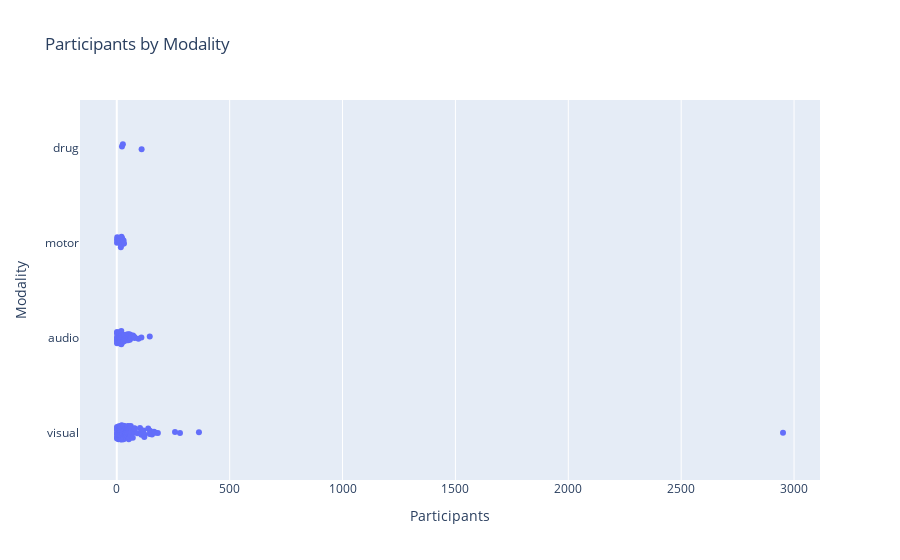
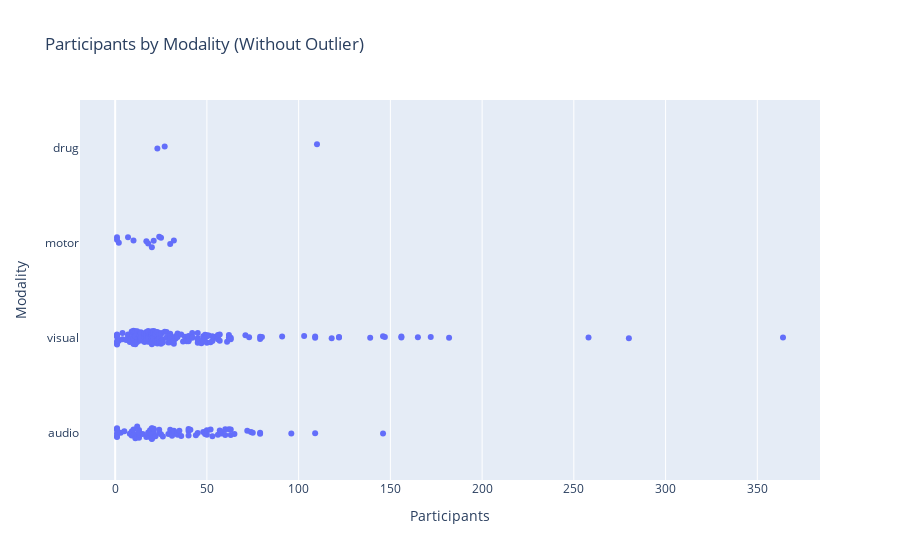

Notebook code cell kept with these figures, in order:
### Markdown cell above
### Figure 8

Figure 8: Publish date x # subjects x modality of experiment (visual, audio, etc)
Like figure 7 in other paper

### Code cell
df_fig8 = df[['Published date',
              'Participants',
              'Modality of experiment']]

modalities_fig8 = ['visual', 
                   'audio',
                   'motor',
                   'drug',
                   ]

# Initialize the dictionary with empty dataframes
dfs_by_modalities_fig8 = {modality: pd.DataFrame(columns=df_fig8.columns) for modality in modalities_fig8}

# Populate the dataframes
for index, row in df_fig8.iterrows():
    for modality in modalities_fig8:
        if modality in str(row['Modality of experiment']).lower():
            dfs_by_modalities_fig8[modality].loc[len(dfs_by_modalities_fig8[modality])] = row

# Combine all dataframes in dfs_by_modalities_fig8 into a single dataframe
combined_df = pd.concat(dfs_by_modalities_fig8.values(), keys=dfs_by_modalities_fig8.keys()).reset_index(level=0).rename(columns={'level_0': 'Modality'})

# Convert Participants to numeric for sorting
combined_df['Participants'] = pd.to_numeric(combined_df['Participants'], errors='coerce')

# Create the strip plot with sorted x-axis
fig_strip = px.strip(combined_df.sort_values(by='Participants'), x='Participants', y='Modality', title='Participants by Modality', stripmode='overlay')

# Show the plot
fig_strip.show()

# Filter out the outlier
filtered_combined_df = combined_df[combined_df['Participants'] != 2951]

# Create the second strip plot without the outlier
fig_strip_no_outlier = px.strip(filtered_combined_df.sort_values(by='Participants'), 
                                x='Participants', y='Modality', 
                                title='Participants by Modality (Without Outlier)', 
                                stripmode='overlay')

# Show the plot
fig_strip_no_outlier.show()

### Figure 1 — Plotly figure (JSON) as saved in the notebook; plotly's stock layout.template omitted (floating-point values rounded to 4 significant figures; data arrays with more than 128 entries replaced by an {"elided": "..."} marker saying what was removed)
{"data": [{"alignmentgroup": "True", "boxpoints": "all", "fillcolor": "rgba(255,255,255,0)", "hoveron": "points", "hovertemplate": "Participants=%{x}<br>Modality=%{y}<extra></extra>", "legendgroup": "", "line": {"color": "rgba(255,255,255,0)"}, "marker": {"color": "#636efa"}, "name": "", "offsetgroup": "", "orientation": "h", "pointpos": 0, "showlegend": false, "type": "box", "x": {"elided": "280 int values"}, "x0": " ", "xaxis": "x", "y": {"elided": "280 str values"}, "y0": " ", "yaxis": "y"}], "layout": {"boxmode": "overlay", "legend": {"tracegroupgap": 0}, "title": {"text": "Participants by Modality"}, "xaxis": {"anchor": "y", "domain": [0, 1], "title": {"text": "Participants"}}, "yaxis": {"anchor": "x", "domain": [0, 1], "title": {"text": "Modality"}}}}

### Figure 2 — Plotly figure (JSON) as saved in the notebook; plotly's stock layout.template omitted (floating-point values rounded to 4 significant figures; data arrays with more than 128 entries replaced by an {"elided": "..."} marker saying what was removed)
{"data": [{"alignmentgroup": "True", "boxpoints": "all", "fillcolor": "rgba(255,255,255,0)", "hoveron": "points", "hovertemplate": "Participants=%{x}<br>Modality=%{y}<extra></extra>", "legendgroup": "", "line": {"color": "rgba(255,255,255,0)"}, "marker": {"color": "#636efa"}, "name": "", "offsetgroup": "", "orientation": "h", "pointpos": 0, "showlegend": false, "type": "box", "x": {"elided": "279 int values"}, "x0": " ", "xaxis": "x", "y": {"elided": "279 str values"}, "y0": " ", "yaxis": "y"}], "layout": {"boxmode": "overlay", "legend": {"tracegroupgap": 0}, "title": {"text": "Participants by Modality (Without Outlier)"}, "xaxis": {"anchor": "y", "domain": [0, 1], "title": {"text": "Participants"}}, "yaxis": {"anchor": "x", "domain": [0, 1], "title": {"text": "Modality"}}}}
